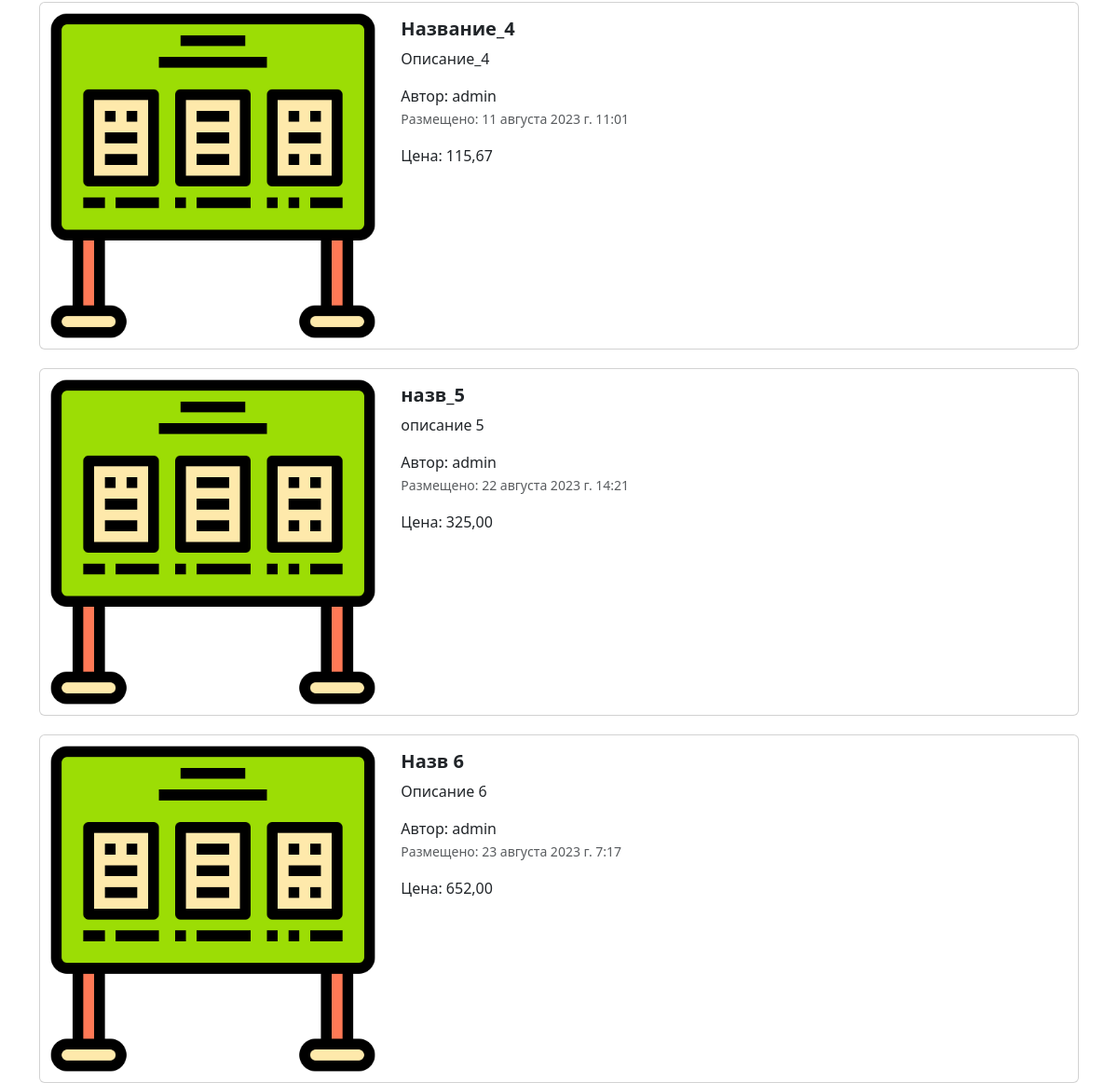
Before: / (middle part) with the older database file.
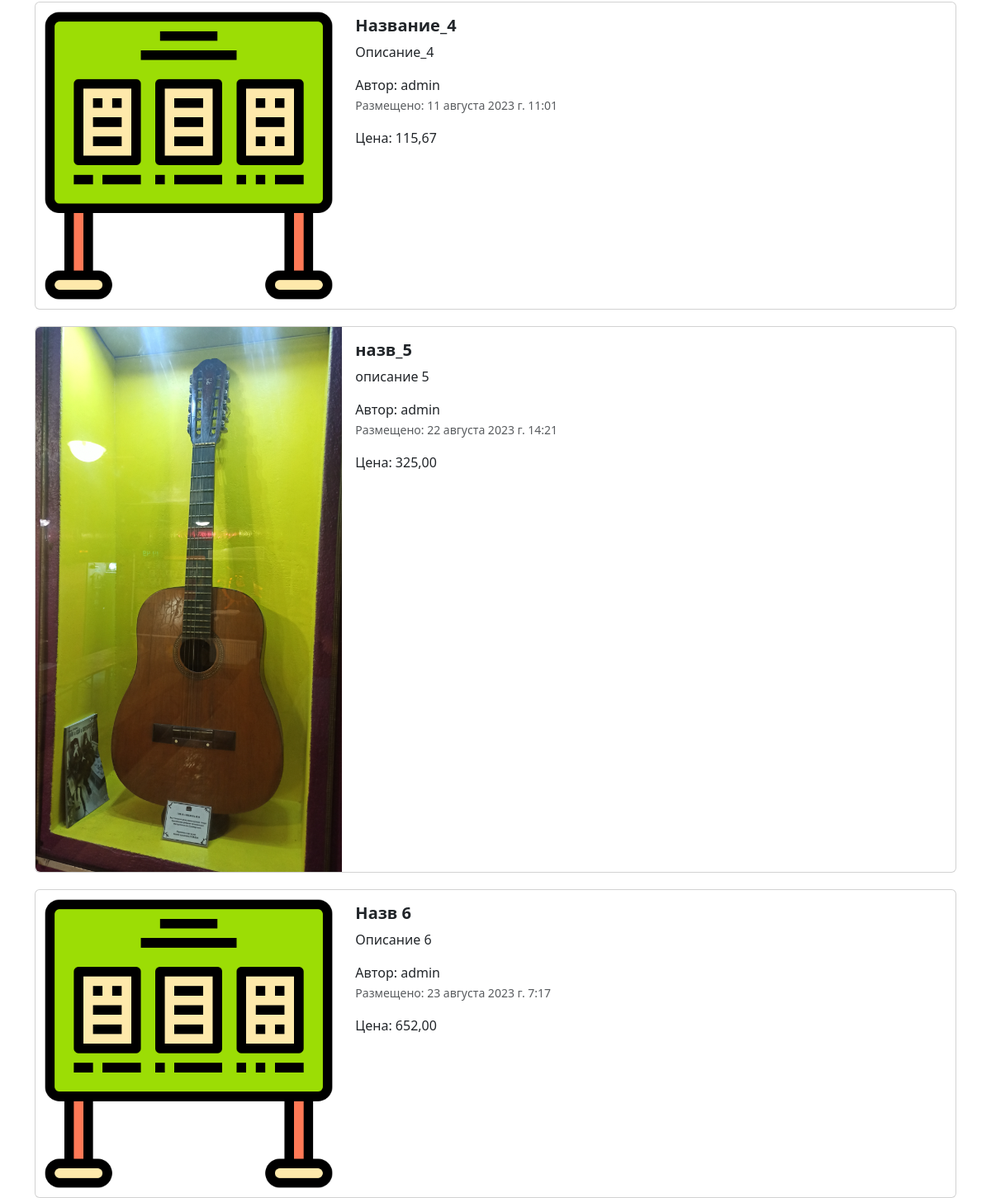
After: the same page with the newer database file.
### app_advertisement/models.py (models this page shows, shortened)
class Advertisement(models.Model):
	title =models.CharField(verbose_name='Название', max_length=128)
	description =models.TextField('Описание')
	price =models.DecimalField('Цена', max_digits=10, decimal_places=2)
	auction =models.BooleanField('Торг', help_text='Отемтьте если торг уместен')
	created_at =models.DateTimeField(auto_now_add=True)
	update_at = models.DateTimeField(auto_now=True)
	user = models.ForeignKey(User, verbose_name='Пользователь', on_delete=models.CASCADE)
	image =models.ImageField('изображение', upload_to='advertisements/')
	class Meta:
		db_table = "advertisements"

### app_advertisement/views.py (the view)
# urls.py: path('', index, name='main_page'),
def index(request):
	advertisements = Advertisement.objects.all()
	context = {'advertisements' : advertisements}
	return render(request, 'index.html', context)

### templates/index.html (shortened to what this page needs)
{% extends 'base.html' %}
{% load static %}
{% block body %}
<div class="container">
  <div class="col">
    {% for adv in advertisements %}
    <div class="card mb-2" style="max-width: 1200px; margin-top: 20px;">
      <div class="row g-0">
        <div class="col-md-4">
          <a href="advertisement.html" class="nav-link">
            <img src="{% if adv.image %}{{ adv.image.url }}{% else %} {% static  'img/adv.png' %} {% endif %}" class="img-fluid rounded-start" alt="Card title">
          </a>
        </div>
        <div class="col-md-8">
          <div class="card-body">
            <h5 class="card-title">
              <a href="advertisement.html" class="nav-link"><strong>{{ adv.title }}</strong></a>
            </h5>
            <a href="advertisement.html" class="nav-link">
              <p class="card-text">
{{ adv.description }}
              </p>
              <span>Автор: {{ adv.user }}</span>
              <p class="card-text"><small class="text-muted">Размещено: {{ adv.created_at }}</small></p>
              <span> Цена: {{ adv.price }}</span>
            </a>
          </div>
        </div>
      </div>
    </div>
    {% endfor%}
  </div>
</div>
{% endblock %}

### templates/base.html (shortened to what this page needs)
{% load static %}
<!DOCTYPE html>
<html lang="en">
<head>
  <link href="{% static 'css/bootstrap.min.css' %}" rel="stylesheet">
  <link rel="stylesheet" href="{% static 'css/fontello.css' %}">
</head>
<body>
{% block body %} {% endblock %}
</body>
</html>

Changed rows visible on the page:
changed Advertisement "назв_5": image: picture added in place of a placeholder
